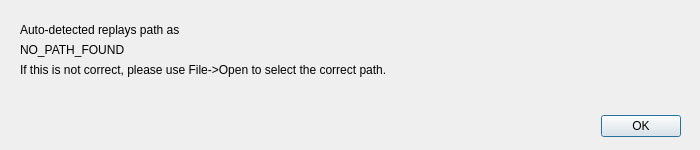
<?xml version="1.0" encoding="UTF-8"?>
<ui version="4.0">
 <class>ReplayPathDetection</class>
 <widget class="QDialog" name="ReplayPathDetection">
  <property name="geometry">
   <rect>
    <x>0</x>
    <y>0</y>
    <width>700</width>
    <height>150</height>
   </rect>
  </property>
  <property name="focusPolicy">
   <enum>Qt::StrongFocus</enum>
  </property>
  <property name="windowTitle">
   <string>Detected Replay Path</string>
  </property>
  <widget class="QDialogButtonBox" name="button_ok">
   <property name="geometry">
    <rect>
     <x>340</x>
     <y>110</y>
     <width>341</width>
     <height>32</height>
    </rect>
   </property>
   <property name="orientation">
    <enum>Qt::Horizontal</enum>
   </property>
   <property name="standardButtons">
    <set>QDialogButtonBox::Ok</set>
   </property>
  </widget>
  <widget class="QLabel" name="replay_path">
   <property name="geometry">
    <rect>
     <x>20</x>
     <y>40</y>
     <width>631</width>
     <height>19</height>
    </rect>
   </property>
   <property name="text">
    <string>NO_PATH_FOUND</string>
   </property>
  </widget>
  <widget class="QLabel" name="auto_label_upper">
   <property name="geometry">
    <rect>
     <x>20</x>
     <y>20</y>
     <width>491</width>
     <height>19</height>
    </rect>
   </property>
   <property name="text">
    <string>Auto-detected replays path as</string>
   </property>
  </widget>
  <widget class="QLabel" name="auto_label_lower">
   <property name="geometry">
    <rect>
     <x>20</x>
     <y>60</y>
     <width>631</width>
     <height>19</height>
    </rect>
   </property>
   <property name="text">
    <string>If this is not correct, please use File-&gt;Open to select the correct path.</string>
   </property>
  </widget>
 </widget>
 <resources/>
 <connections>
  <connection>
   <sender>button_ok</sender>
   <signal>accepted()</signal>
   <receiver>ReplayPathDetection</receiver>
   <slot>accept()</slot>
   <hints>
    <hint type="sourcelabel">
     <x>248</x>
     <y>254</y>
    </hint>
    <hint type="destinationlabel">
     <x>157</x>
     <y>274</y>
    </hint>
   </hints>
  </connection>
  <connection>
   <sender>button_ok</sender>
   <signal>rejected()</signal>
   <receiver>ReplayPathDetection</receiver>
   <slot>reject()</slot>
   <hints>
    <hint type="sourcelabel">
     <x>316</x>
     <y>260</y>
    </hint>
    <hint type="destinationlabel">
     <x>286</x>
     <y>274</y>
    </hint>
   </hints>
  </connection>
 </connections>
</ui>
